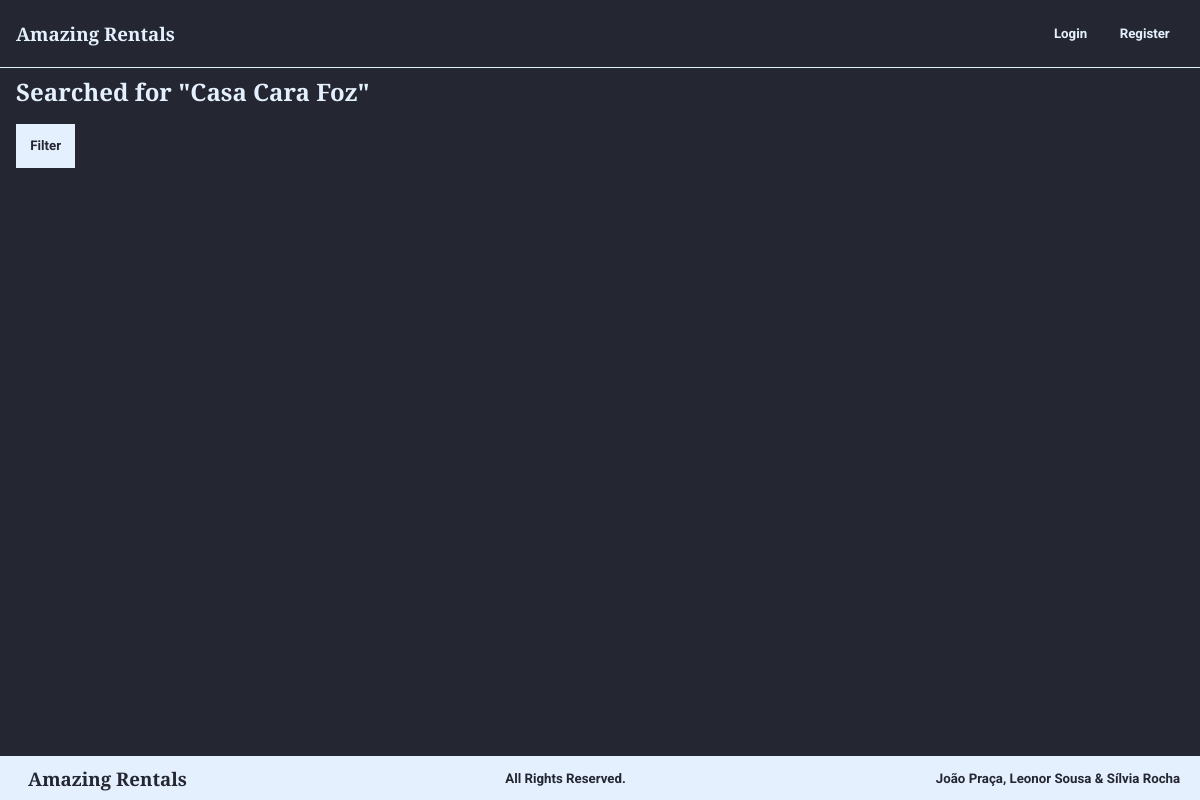
The app's page /listSearch.php?location=Casa Cara Foz, older data.
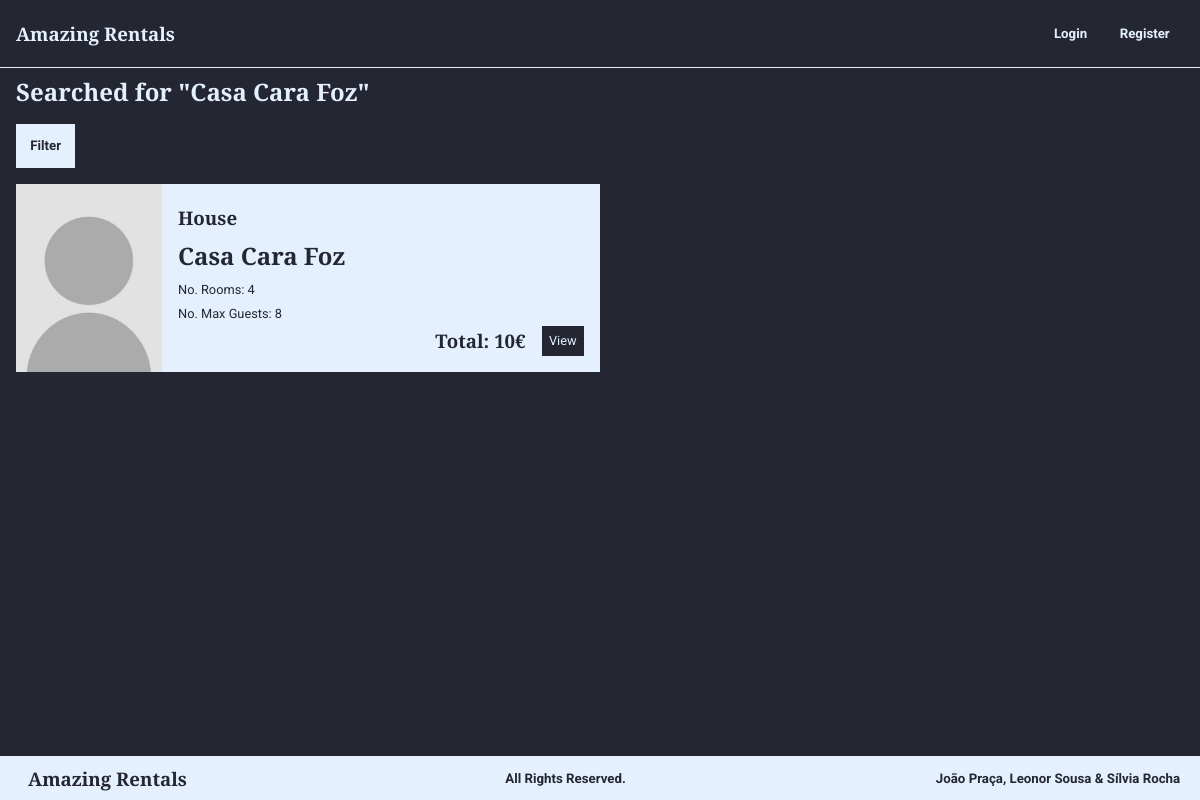
The same page, newer data.
### tables this page shows
CREATE TABLE Habitacao (
    idHabitacao INTEGER PRIMARY KEY,
    nome        TEXT,
    numQuartos  INTEGER CHECK (numQuartos > 0), 
    maxHospedes INTEGER CHECK (maxHospedes > 0),  
    precoNoite  REAL    CHECK (precoNoite > 0), 
    taxaLimpeza REAL CHECK (taxaLimpeza >= 0), 
    descricao   TEXT,
    latitude    REAL    CHECK(latitude>=-90 and latitude<=90),
    longitude   REAL    CHECK(longitude>=-180 and longitude<=180),
    morada      TEXT,
    idCidade    INTEGER REFERENCES Cidade(idCidade) ON DELETE RESTRICT ON UPDATE RESTRICT, 
    idUtilizador INTEGER REFERENCES Utilizador(idUtilizador) ON DELETE CASCADE ON UPDATE CASCADE,
    idTipo      INTEGER REFERENCES TipoDeHabitacao (idTipo) ON DELETE SET NULL ON UPDATE CASCADE, 
    idPolitica  INTEGER REFERENCES PoliticaDeCancelamento (idPolitica) ON DELETE RESTRICT ON UPDATE CASCADE
);

CREATE TABLE TipoDeHabitacao (
    idTipo  INTEGER PRIMARY KEY,
    nome    VARCHAR(30) UNIQUE NOT NULL
);

### database/habitations.php (called while the page is built, shortened)
<?php
function getHabitationsCity($city){
    global $db;
    $stmt = $db->prepare('SELECT Habitacao.* FROM Habitacao JOIN cidade USING (idCidade) WHERE cidade.nome = ?');
    $stmt->execute(array($city));
    return $stmt->fetchAll();
}
function getHabitationsCountry($country){
    global $db;
    $stmt = $db->prepare('SELECT Habitacao.* FROM Habitacao JOIN cidade USING (idCidade) JOIN Pais USING (idPais) WHERE Pais.nome = ?');
    $stmt->execute(array($country));
    return $stmt->fetchAll();
}
function getHabitationsHabitationName($name){
    global $db;
    $stmt = $db->prepare('SELECT * FROM Habitacao WHERE nome = ?');
    $stmt->execute(array($name));
    return $stmt->fetchAll();
}
function getHabitations($name){
    return array_merge(getHabitationsCity($name), getHabitationsCountry($name), getHabitationsHabitationName($name));
}
function getNameType($id){
    global $db;
    $stmt = $db->prepare('SELECT nome FROM TipoDeHabitacao WHERE idTipo=?');
    $stmt->execute(array($id));
    return $stmt->fetch();
}
function getHabitationPictures($id){
    global $db;
    $stmt = $db->prepare('SELECT * FROM Imagem WHERE idHabitacao=?');
    $stmt->execute(array($id));
    return $stmt->fetchAll();
}
?>

### templates/properties/viewSearchProperty.php (the view)
<section class="propertySearch">
    <?php
        include_once("database/connection.php");
        include_once("database/habitations.php");
        $picture=getHabitationPictures($habitation['idHabitacao']);
        if ($picture != null){
            echo '<img src=' . $picture['urlImagem'] . 'alt=' . $picture['legenda'] . '>';
        }
        else{
            echo '<img src="images/ownerPicture.jpg" alt="Habitation Picture">';
        }
    ?>
    <div class="rightText">
        <h3><?=getNameType($habitation['idTipo'])['nome']?></h3>
        <h1><?=$habitation['nome']?></h1>
        <p>No. Rooms: <?=$habitation['numQuartos']?></p>
        <p>No. Max Guests: <?=$habitation['maxHospedes']?></p>
        <?php
            $total = $habitation['precoNoite']*$days+$habitation['taxaLimpeza'];
        ?>
        <div class="horizontalElements">
            <h3>Total: <?=$total?>€</h3>
            <a href="viewProperty.php?id=<?=$habitation['idHabitacao']?>&dateFrom=<?=$_GET['dateFrom']?>&dateTo=<?=$_GET['dateTo']?>" class="submit"><p>View</p></a>
        </div>
    </div>
</section>

### listSearch.php (shortened to what this page needs)
<?php
    include('database/connection.php');
    include('database/habitations.php');
    include('templates/common/header.php');
    echo '<h2 class="subtitle">Searched for "'.$_GET['location'].'"</h2>';
    echo '<div class="list_properties_options">';
    echo '<a href="editProfile.php"><h5>Filter</h5></a>';
    echo '</div>';
    $properties = getHabitations($_GET['location']);
    $datetime1 = strtotime($_GET['dateFrom'] . ' 00:00:00');
    $datetime2 = strtotime($_GET['dateTo'] . ' 00:00:00');
    $secs = $datetime2 - $datetime1;
    $days = $secs / 86400;
    foreach ($properties as $habitation){
        include("templates/properties/viewSearchProperty.php");
    }
    include('templates/common/footer.php');
?>

Row changes from the older to the newer data that the page shows:
added habitacao: idTipo.nome "House", nome "Casa Cara Foz", numQuartos "4", maxHospedes "8", taxaLimpeza "10"
